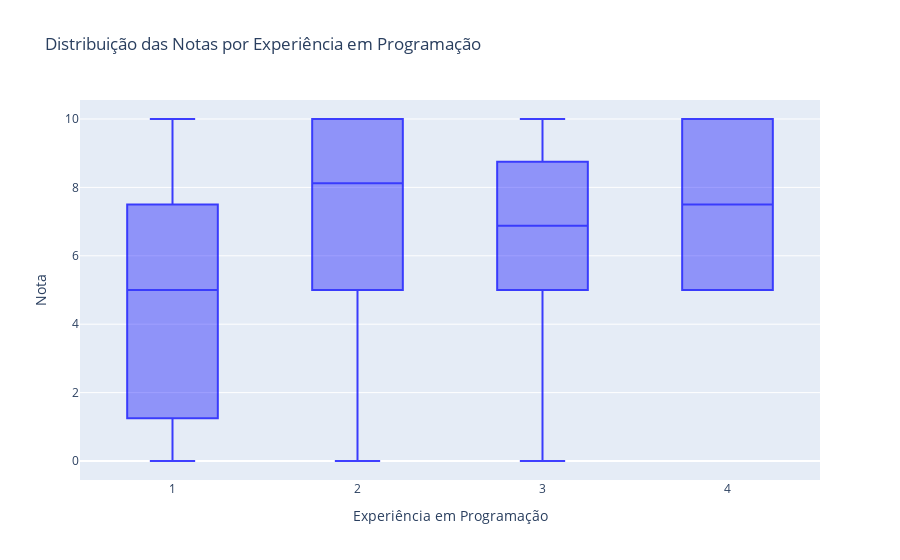

Here is the notebook cell this chart was saved with:
### Markdown cell above
## Relação entre as Notas e a Experiência em Programação

### Code cell
# Crie um objeto de gráfico de caixa
box_plot = go.Figure(data=[go.Box(
    x=df_atividade_01['EXPERIENCIA'],
    y=df_atividade_01['TOTAL_ATIVIDADE_01'],
    boxpoints='outliers',
    marker=dict(color='blue'),
    opacity=0.75,
)])

# Configure o layout do gráfico de caixa
box_plot.update_layout(
    xaxis=dict(title='Experiência em Programação'),
    yaxis=dict(title='Nota'),
    title='Distribuição das Notas por Experiência em Programação'
)

# Exiba o gráfico
box_plot.show()

### Figure 1 — Plotly figure (JSON) as saved in the notebook; plotly's stock layout.template omitted (floating-point values rounded to 4 significant figures)
{"data": [{"boxpoints": "outliers", "marker": {"color": "blue"}, "opacity": 0.75, "type": "box", "x": [2, 2, 1, 2, 3, 3, 2, 3, 2, 2, 2, 3, 1, 1, 1, 1, 3, 4, 2, 2, 2, 3, 2, 2, 1, 4, 1, 1, 3, 2, 2, 2, 2, 1, 1, 1, 1, 3], "y": [10, 10, 10, 5, 7.5, 5, 7.5, 0, 10, 5, 10, 10, 2.5, 7.5, 5, 0, 5, 10, 6.25, 5, 10, 7.5, 0, 10, 5, 5, 5, 0, 6.25, 10, 7.5, 5, 8.75, 5, 0, 7.5, 10, 10]}], "layout": {"title": {"text": "Distribuição das Notas por Experiência em Programação"}, "xaxis": {"title": {"text": "Experiência em Programação"}}, "yaxis": {"title": {"text": "Nota"}}}}
